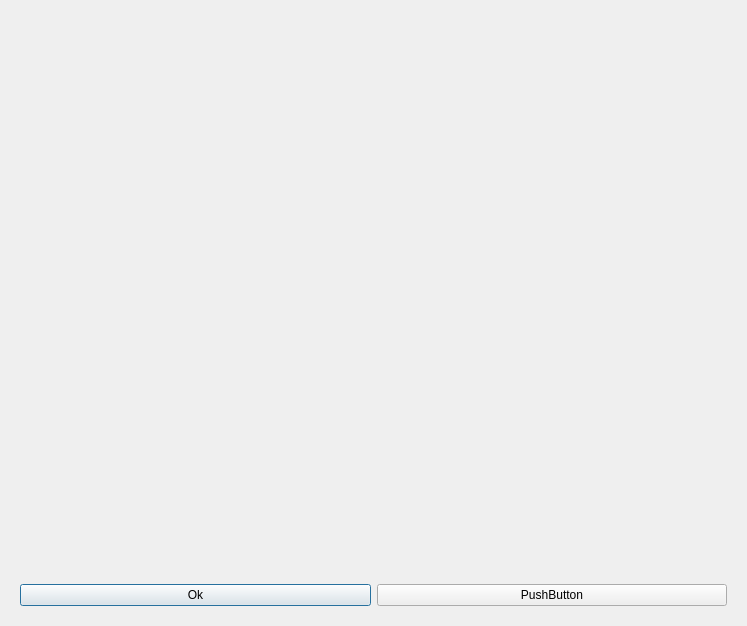
<?xml version="1.0" encoding="UTF-8"?>
<ui version="4.0">
 <class>Dialog</class>
 <widget class="QDialog" name="Dialog">
  <property name="geometry">
   <rect>
    <x>0</x>
    <y>0</y>
    <width>747</width>
    <height>626</height>
   </rect>
  </property>
  <property name="windowTitle">
   <string>Dialog</string>
  </property>
  <layout class="QVBoxLayout" name="verticalLayout" stretch="1,0">
   <item>
    <widget class="QWidget" name="canvas" native="true"/>
   </item>
   <item>
    <widget class="QWidget" name="widget" native="true">
     <layout class="QHBoxLayout" name="horizontalLayout">
      <item>
       <widget class="QPushButton" name="btnOk">
        <property name="text">
         <string>Ok</string>
        </property>
       </widget>
      </item>
      <item>
       <widget class="QPushButton" name="pushButton">
        <property name="text">
         <string>PushButton</string>
        </property>
       </widget>
      </item>
     </layout>
    </widget>
   </item>
  </layout>
 </widget>
 <resources/>
 <connections/>
</ui>
